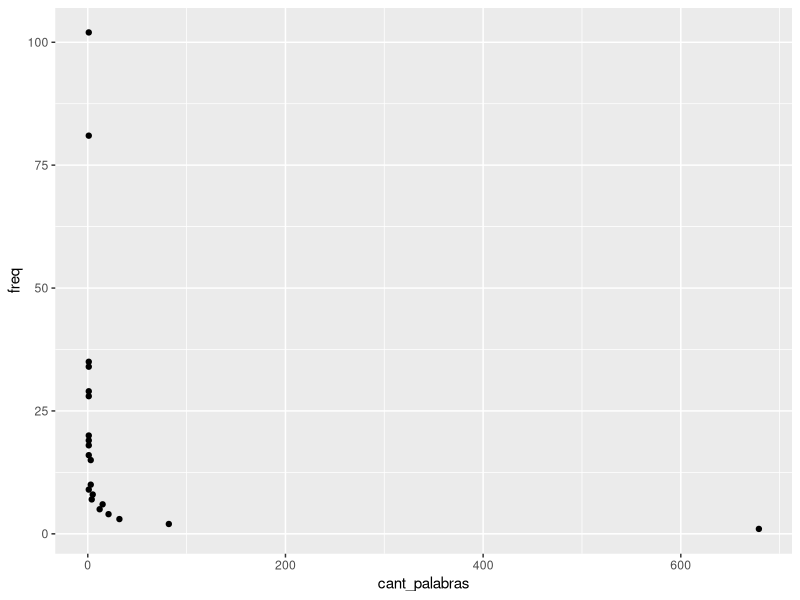
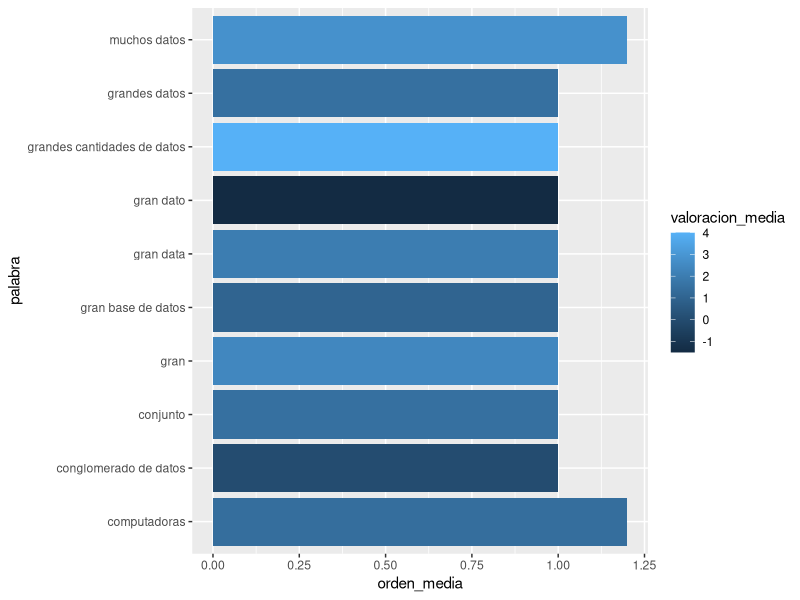

Reproduce these figures in R, in order. (Note: this script raises an error after producing the figures.)
## ---- chunk 1
# para cargar una libreria primero hay que instalarla:
# install.packages("readr")
# install.packages("tidyverse")

library(readr) # vamos a cargar las librerias
library(tidyverse) 

asociaciones <- readr::read_csv(file = "data/asociaciones.csv")
## ---- chunk 2
dim(asociaciones)
head(asociaciones, n = 10) 
## ---- chunk 3
summary(asociaciones)
## ---- chunk 4
glimpse(asociaciones) # muestra la estructura de la tabla 

asoc_frecuentes <- asociaciones %>% # (Paso0) y (Paso1)
  group_by(palabra) %>% # (Paso2)
  summarize( 
    freq = n(), # (Paso3)
    valoracion_media = mean(valoracion), # (Paso4)
    orden_media = mean(orden) #(Paso5)
  )

glimpse(asoc_frecuentes) 
## ---- chunk 5
asoc_frecuentes %>%  # no guardamos el resultado, solo lo imprimimos
  slice_max(order_by = freq, n=10) # ordenamos por freq y cortamos en 10 registros
## ---- chunk 6
asoc_frecuentes %>%  
  slice_max(order_by = valoracion_media, n=10) # las de valor mas alto

asoc_frecuentes %>%  
  slice_min(order_by = valoracion_media, n=10) # las de valor mas bajo
## ---- chunk 7
asoc_frecuentes %>% # Paso1
  group_by(freq) %>% # Paso2
  summarize(cant_palabras = n()) %>% # Paso3
  ggplot( # Paso 4: usamos la librería ggplot2 y la función ggplot
    aes(x=cant_palabras,y=freq) # mapeeamos los datos en los ejes x e y
    ) + # los componentes de ggplot se concatenan con +, ya que no son pasos secuenciales
  geom_point()
## ---- chunk 8
asoc_frecuentes <- asoc_frecuentes %>% # vamos a pisar la tabla con el resultado
  filter(freq > 1)

glimpse(asoc_frecuentes)
## ---- chunk 9
asoc_frecuentes %>% 
    slice_min(order_by = orden_media, n=10) %>% # las de valor mas bajo
  ggplot( # vamos a usar ggplot para graficar
    aes( # dentro de aes indicamos las variables a vincular con las partes del gráfico
      y = palabra,
      x = orden_media,
      fill = valoracion_media
    )
  ) + 
  geom_col()
## ---- chunk 10
analisis_proto <- function (tabla_evocaciones) {
  
  # las operaciones van aca...
  # por ahora no vamos a hacer nada mas que asignar nuestro input a un nuevo objeto...
  objeto_a_devolver <- tabla_evocaciones 
  
  return(objeto_a_devolver) # ... y lo devolvemos
}
## ---- chunk 11
analisis_proto(asociaciones) 
## ---- chunk 12
analisis_proto <- function (tabla_evocaciones, frecuencia_minima = 2,  criterio_corte = "media") {
  
  # (paso 1) tabla de frecuencias
  asoc_frecuentes <- asociaciones %>% 
    group_by(palabra) %>% 
    summarize( 
      freq = n(), 
      valoracion_media = mean(valoracion), 
      orden_media = mean(orden) 
    )  
  
  # (paso 2) establecemos un umbral de frecuencia minima (usando parametro)
  asoc_frecuentes <- asoc_frecuentes %>% 
    filter(freq > frecuencia_minima) 
  message("frecuencia minima = ", frecuencia_minima)
    
  # (paso 3) calculamos el corte de frecuencia (usamos mean o median, segun parametro)
  if (criterio_corte == "media") {
    freq_cut <- mean(asoc_frecuentes$freq) 
    orden_cut <- mean(asoc_frecuentes$orden_media) 
  } else {
    freq_cut <- median(asoc_frecuentes$freq) 
    orden_cut <- median(asoc_frecuentes$orden_media) 
  }
  message("valor corte frecuencia = ", freq_cut)
  message("valor corte orden = ", orden_cut)
  
  # (paso 4) segmentamos las palabras
  prototipico <- asoc_frecuentes %>% mutate( segmento = case_when(
    freq >= freq_cut & orden_media < orden_cut ~ 1,
    freq >= freq_cut & orden_media >= orden_cut ~ 2,
    freq < freq_cut & orden_media < orden_cut ~ 3,
    freq < freq_cut & orden_media >= orden_cut ~ 4 
  )
  ) %>% arrange(segmento, desc(freq,orden_media))
  
  # (paso 5) vamos a contar las palabras en cada segmento y lo mostramos en pantalla
  palabras_por_segmento <- prototipico %>% 
    count(segmento) %>%
    pull(n) # pull extrae una variable, quedando como vector
  message("palabras en cada segmento = ", 
          paste(palabras_por_segmento, collapse = " | "))
  
  # ... y lo devolvemos
  return(prototipico) 
}
## ---- chunk 13
analisis_proto(tabla_evocaciones = asociaciones)
## ---- chunk 14
analisis_proto(tabla_evocaciones = asociaciones, frecuencia_minima = 3, criterio_corte = "mediana")
## ---- chunk 15
analisis_proto(tabla_evocaciones = asociaciones, frecuencia_minima = 5, criterio_corte = "media")
## ---- chunk 16
prototipico <- analisis_proto(tabla_evocaciones = asociaciones, frecuencia_minima = 5, criterio_corte = "media")
glimpse(prototipico)

prototipico %>%
  ggplot(aes(x=freq,y=orden_media,label=palabra)) + # frecuencia x orden
  scale_x_continuous(trans='log') + # vamos a aplicar una transformación al eje X para ver mejor los puntos
  geom_hline(yintercept = 2.87623694419952, linetype = 2) + # tomamos este valor del mensaje de la función
  geom_vline(xintercept = 15.219512195122, linetype = 2) +  # tomamos este valor del mensaje de la función
  geom_point(aes(size=freq, colour=valoracion_media), show.legend = TRUE) + # agregamos los puntos
  scale_colour_gradient(low = "red", high = "green", na.value = NA) + # gama de colores para valores continuos
  geom_text( aes(size=20, colour=valoracion_media), fontface = "bold",
             show.legend = FALSE, nudge_y = -.1, check_overlap = TRUE) + # agregamos las palabras
  labs(y="Orden de evocación", x = "Frecuencia (log)") +
  theme_minimal()

